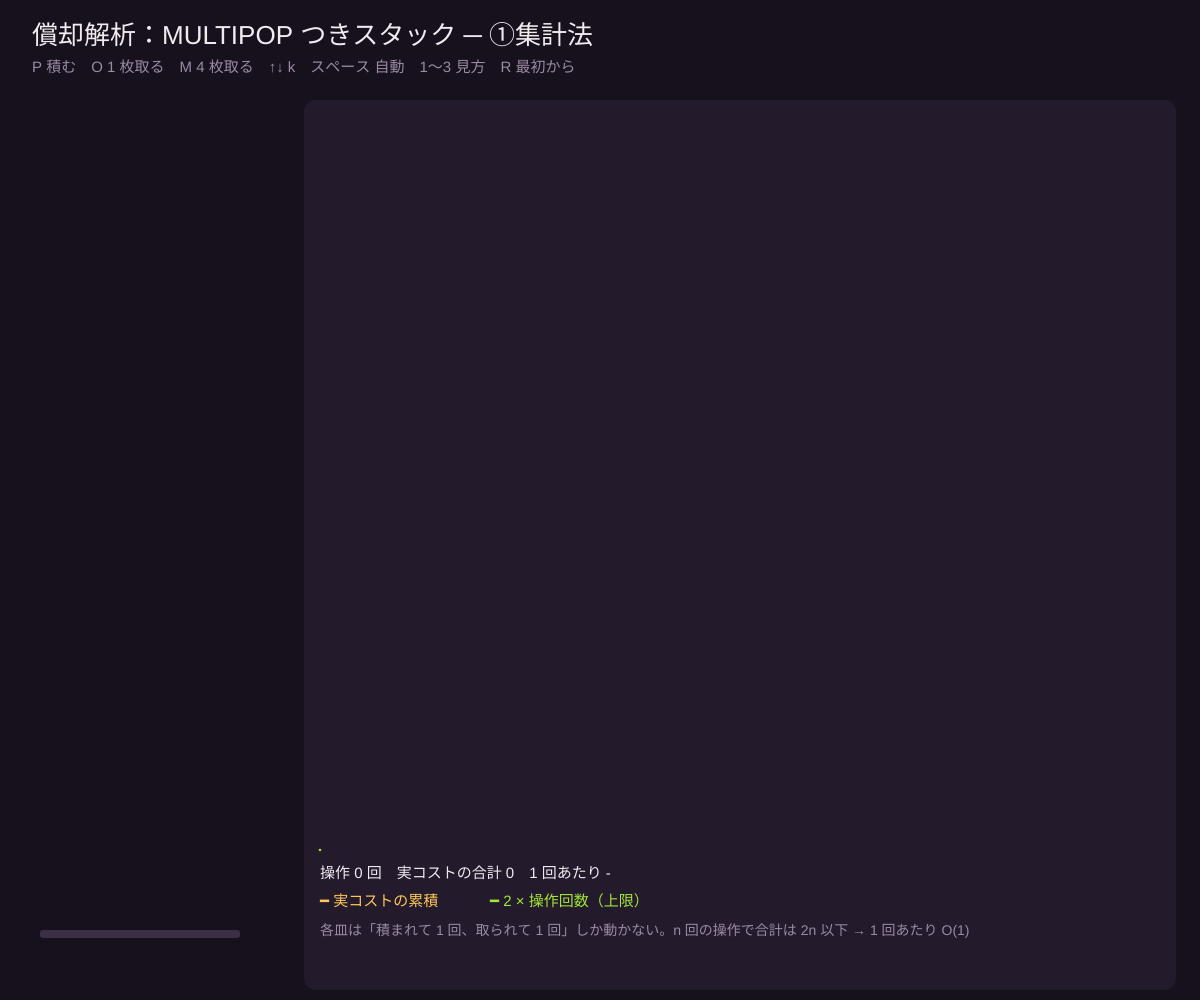
Frame 1 (no input)
Frame 60 (no input): identical to frame 1, image omitted
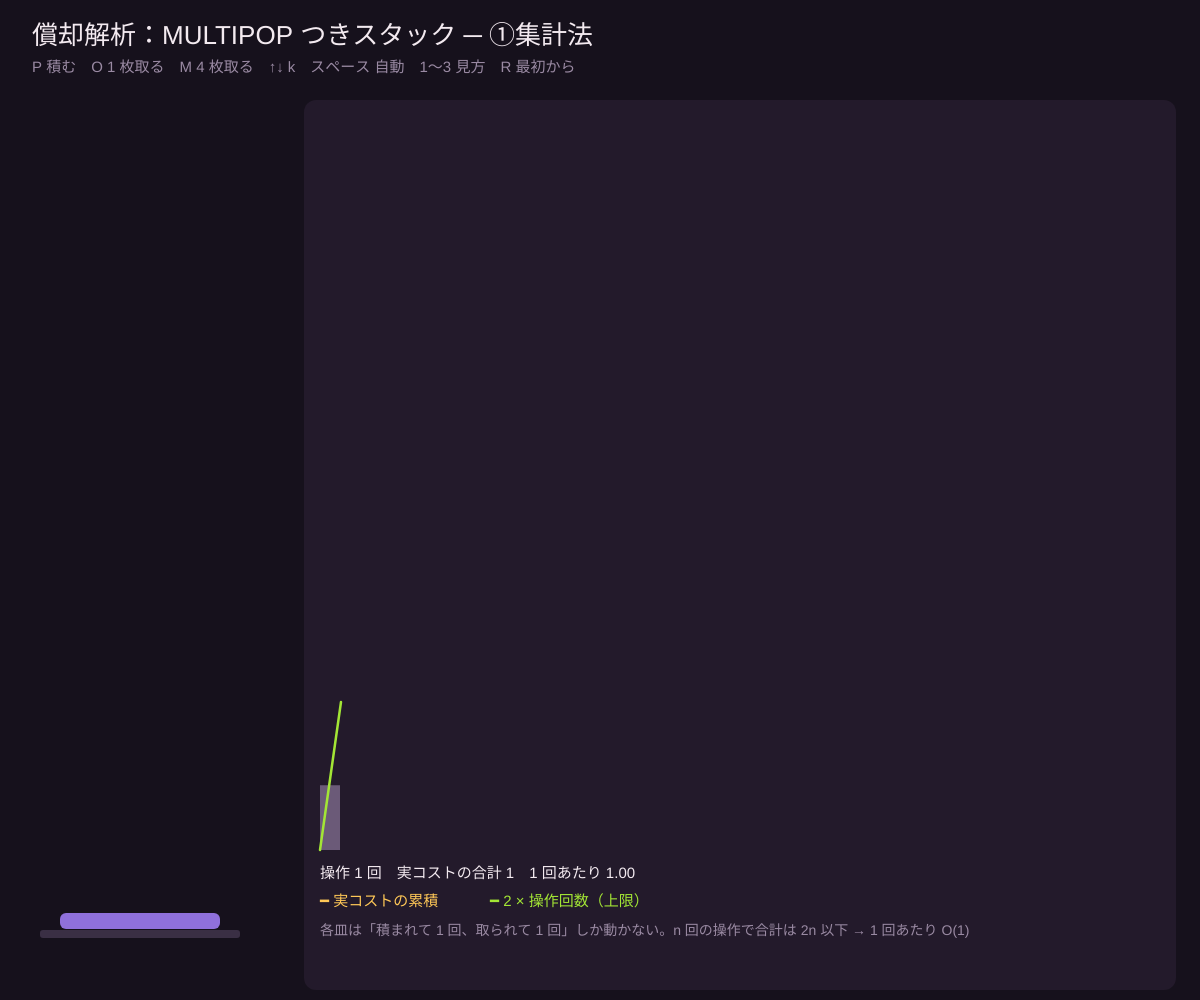
Frame 120 (the mouse pressed at the canvas centre since frame 60)

The p5.js sketch that drew these frames (run headless with seeded random() and noise() and a simulated clock; from frame 60 on, the mouse is pressed at the canvas centre):

// p5.js sketch
// ── sketch.js
// ============================================
// 10 償却解析①：MULTIPOP つきスタック
// MULTIPOP(k) は一度に k 枚取るので 1 回は高くつく。でも「積んだ皿より多くは取れない」ので平均すると 1 回 O(1)
// 3 つの見方：①集計法（合計 ÷ 回数） ②出納法（積むときに 1 円の貯金を皿に乗せる） ③ポテンシャル法（Φ = 皿の枚数）
// P またはクリック = PUSH / O = POP / M = MULTIPOP(k) / ↑↓ = k / スペース = ランダムに自動 / 1〜3 = 見方 / R = 最初から
// ============================================

let k = 4;              // ★ MULTIPOP で取る枚数
let autoSpeed = 12;     // ★ 自動のとき、何フレームごとに操作するか

let stack = [], hist = [], flying = [], view = 1, auto = false, timer = 0, plateNo = 0;
const VIEWS = ['', '①集計法', '②出納法（貯金）', '③ポテンシャル法'];

const BG = '#16111c', PANEL = '#231a2b', FG = '#f3eaf0', MUTED = '#9a8aa3';
const RASP = '#ff6b8b', CYAN = '#5ee6e0', AMBER = '#ffc857', LIME = '#a3e635';

function setup() {
  createCanvas(windowWidth, windowHeight);
}

function record(name, cost) {
  hist.push({ name, cost, size: stack.length });
  if (hist.length > 400) hist.shift();
}

function pushPlate() {
  if (stack.length >= 30) return;
  stack.push({ id: plateNo++, hue: random(360) });
  record('PUSH', 1);
}
function popPlates(cnt, name) {
  let real = min(cnt, stack.length);
  for (let a = 0; a < real; a++) {
    let pl = stack.pop();
    flying.push({ ...pl, y: stack.length + 1, t: 0, dx: random(0, 4) });
  }
  record(name, real);
}

function draw() {
  background(BG);
  if (auto && ++timer >= autoSpeed) {
    timer = 0;
    let r = random();
    if (r < 0.62) pushPlate(); else if (r < 0.82) popPlates(1, 'POP'); else popPlates(k, `MULTIPOP(${k})`);
  }

  noStroke(); fill(FG); textAlign(LEFT, TOP); textSize(26);
  text(`償却解析：MULTIPOP つきスタック ─ ${VIEWS[view]}`, 32, 24);
  fill(MUTED); textSize(15);
  text(`P 積む　O 1 枚取る　M ${k} 枚取る　↑↓ k　スペース 自動　1〜3 見方　R 最初から`, 32, 60);

  // スタック
  let sx = 60, base = height - 70, ph = min(18, (height - 220) / 30);
  fill('#3a2f44'); rect(sx - 20, base, 200, 8, 3);
  for (let a = 0; a < stack.length; a++) {
    let y = base - (a + 1) * ph;
    fill(color(`hsl(${floor(stack[a].hue)}, 60%, 65%)`)); rect(sx, y + 1, 160, ph - 2, 6);
    if (view === 2) { fill(AMBER); circle(sx + 180, y + ph / 2, ph * 0.8); fill(BG); textSize(ph * 0.55); textAlign(CENTER, CENTER); text('¥', sx + 180, y + ph / 2); }
  }
  if (view === 3) {
    noFill(); stroke(CYAN); strokeWeight(2);
    rect(sx - 10, base - stack.length * ph, 180, stack.length * ph, 4);
    noStroke(); fill(CYAN); textSize(14); textAlign(LEFT, CENTER);
    text(`Φ = ${stack.length}`, sx + 180, base - stack.length * ph - 12);
  }
  for (let f of flying) {
    f.t += 1;
    let y = base - f.y * ph - f.t * 6 + f.t * f.t * 0.3;
    fill(color(`hsla(${floor(f.hue)}, 60%, 65%, ${max(0, 1 - f.t / 40)})`)); rect(sx - f.t * (2 + f.dx * 0.3), y, 160, ph - 2, 6);
  }
  flying = flying.filter(f => f.t < 40);

  // グラフ
  let gx = 320, gy = 110, gw = width - gx - 40, gh = height - 260;
  fill(PANEL); rect(gx - 16, gy - 10, gw + 32, gh + 150, 12);
  let ops = hist.length, actual = hist.reduce((a, h) => a + h.cost, 0);
  let maxBar = max(4, ...hist.map(h => h.cost));
  let bw = gw / max(40, ops);
  // 1 回ごとの実コスト
  for (let a = 0; a < ops; a++) {
    let h = hist[a];
    fill(h.name === 'PUSH' ? '#6b5a78' : h.name === 'POP' ? CYAN : RASP);
    let bh = h.cost / maxBar * gh * 0.35;
    rect(gx + a * bw, gy + gh - bh, max(1, bw - 1), bh);
  }
  // 累積
  let cum = 0, cmax = max(2 * ops, 10);
  noFill(); strokeWeight(2.5);
  stroke(AMBER); beginShape();
  for (let a = 0; a < ops; a++) { cum += hist[a].cost; vertex(gx + (a + 1) * bw, gy + gh - cum / cmax * gh); }
  endShape();
  stroke(LIME); line(gx, gy + gh, gx + ops * bw, gy + gh - 2 * ops / cmax * gh);
  if (view === 3) { stroke(CYAN); beginShape(); for (let a = 0; a < ops; a++) vertex(gx + (a + 1) * bw, gy + gh - hist[a].size / cmax * gh); endShape(); }
  noStroke();

  fill(FG); textSize(15); textAlign(LEFT, TOP);
  let ty = gy + gh + 16;
  text(`操作 ${ops} 回　実コストの合計 ${actual}　1 回あたり ${ops ? (actual / ops).toFixed(2) : '-'}`, gx, ty);
  fill(AMBER); text('━ 実コストの累積', gx, ty + 28);
  fill(LIME); text('━ 2 × 操作回数（上限）', gx + 170, ty + 28);
  if (view === 3) { fill(CYAN); text('━ Φ = 皿の枚数', gx + 380, ty + 28); }
  fill(MUTED); textSize(14);
  let explain = [
    '',
    '各皿は「積まれて 1 回、取られて 1 回」しか動かない。n 回の操作で合計は 2n 以下 → 1 回あたり O(1)',
    'PUSH のとき 2 円払う：1 円は積む手間、1 円は皿に貯金。POP / MULTIPOP は皿の貯金で払う → 貯金は決してマイナスにならない',
    '償却コスト = 実コスト + ΔΦ。PUSH は 1 + 1 = 2、POP は 1 − 1 = 0、MULTIPOP(k) は k − k = 0。Φ ≥ 0 なので合計は 2n 以下',
  ][view];
  text(explain, gx, ty + 58, gw);
}

function keyPressed() {
  if (key === 'p' || key === 'P') pushPlate();
  if (key === 'o' || key === 'O') popPlates(1, 'POP');
  if (key === 'm' || key === 'M') popPlates(k, `MULTIPOP(${k})`);
  if (key === UP_ARROW) k = min(20, k + 1);
  if (key === DOWN_ARROW) k = max(1, k - 1);
  if (key === ' ') auto = !auto;
  if (key >= '1' && key <= '3') view = int(key);
  if (key === 'r' || key === 'R') { stack = []; hist = []; flying = []; }
}

function mousePressed() { pushPlate(); }
function windowResized() { resizeCanvas(windowWidth, windowHeight); }
